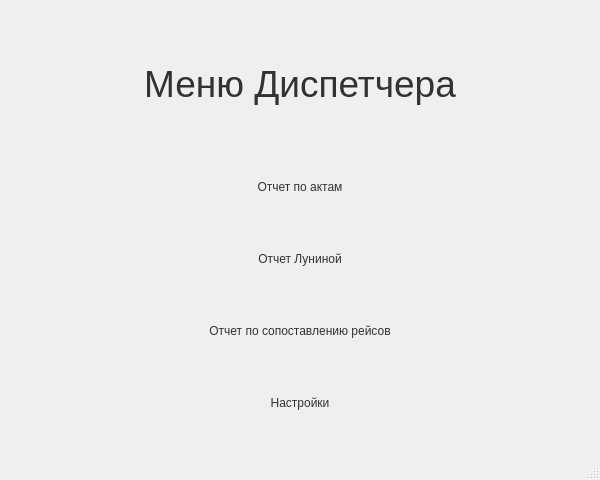
<?xml version="1.0" encoding="UTF-8"?>
<ui version="4.0">
 <class>MainMenu</class>
 <widget class="QMainWindow" name="MainMenu">
  <property name="geometry">
   <rect>
    <x>0</x>
    <y>0</y>
    <width>600</width>
    <height>480</height>
   </rect>
  </property>
  <property name="minimumSize">
   <size>
    <width>600</width>
    <height>480</height>
   </size>
  </property>
  <property name="windowTitle">
   <string>MainMenu</string>
  </property>
  <widget class="QWidget" name="centralwidget">
   <layout class="QGridLayout" name="gridLayout">
    <item row="1" column="0">
     <spacer name="horizontalSpacer">
      <property name="orientation">
       <enum>Qt::Horizontal</enum>
      </property>
      <property name="sizeHint" stdset="0">
       <size>
        <width>40</width>
        <height>20</height>
       </size>
      </property>
     </spacer>
    </item>
    <item row="1" column="2">
     <spacer name="horizontalSpacer_2">
      <property name="orientation">
       <enum>Qt::Horizontal</enum>
      </property>
      <property name="sizeHint" stdset="0">
       <size>
        <width>40</width>
        <height>20</height>
       </size>
      </property>
     </spacer>
    </item>
    <item row="1" column="1">
     <widget class="QPushButton" name="pushButton">
      <property name="minimumSize">
       <size>
        <width>0</width>
        <height>40</height>
       </size>
      </property>
      <property name="styleSheet">
       <string notr="true">font: 14pt &quot;Cantarell&quot;;
font: 600 14pt &quot;Open Sans&quot;;
color: rgb(50, 50, 50);</string>
      </property>
      <property name="text">
       <string>Отчет по актам</string>
      </property>
      <property name="flat">
       <bool>true</bool>
      </property>
     </widget>
    </item>
    <item row="3" column="1">
     <widget class="QPushButton" name="pushButton_2">
      <property name="minimumSize">
       <size>
        <width>0</width>
        <height>40</height>
       </size>
      </property>
      <property name="styleSheet">
       <string notr="true">font: 14pt &quot;Cantarell&quot;;
font: 600 14pt &quot;Open Sans&quot;;
color: rgb(50, 50, 50);</string>
      </property>
      <property name="text">
       <string>Отчет Луниной</string>
      </property>
      <property name="flat">
       <bool>true</bool>
      </property>
     </widget>
    </item>
    <item row="0" column="1">
     <widget class="QLabel" name="label">
      <property name="maximumSize">
       <size>
        <width>16777215</width>
        <height>100</height>
       </size>
      </property>
      <property name="styleSheet">
       <string notr="true">font: 600 25pt &quot;Open Sans&quot;;
color: rgb(50, 50, 50);</string>
      </property>
      <property name="text">
       <string>&lt;html&gt;&lt;head/&gt;&lt;body&gt;&lt;p align=&quot;center&quot;&gt;&lt;span style=&quot; font-size:28pt;&quot;&gt;Меню Диспетчера&lt;/span&gt;&lt;/p&gt;&lt;/body&gt;&lt;/html&gt;</string>
      </property>
     </widget>
    </item>
    <item row="4" column="1">
     <widget class="QPushButton" name="pushButton_3">
      <property name="minimumSize">
       <size>
        <width>0</width>
        <height>40</height>
       </size>
      </property>
      <property name="styleSheet">
       <string notr="true">font: 14pt &quot;Cantarell&quot;;
font: 600 14pt &quot;Open Sans&quot;;
color: rgb(50, 50, 50);</string>
      </property>
      <property name="text">
       <string>Отчет по сопоставлению рейсов</string>
      </property>
      <property name="flat">
       <bool>true</bool>
      </property>
     </widget>
    </item>
    <item row="5" column="1">
     <widget class="QPushButton" name="pushButton_4">
      <property name="minimumSize">
       <size>
        <width>0</width>
        <height>40</height>
       </size>
      </property>
      <property name="styleSheet">
       <string notr="true">font: 14pt &quot;Cantarell&quot;;
font: 600 14pt &quot;Open Sans&quot;;
color: rgb(50, 50, 50);</string>
      </property>
      <property name="text">
       <string>Настройки</string>
      </property>
      <property name="flat">
       <bool>true</bool>
      </property>
     </widget>
    </item>
   </layout>
  </widget>
  <widget class="QMenuBar" name="menubar">
   <property name="geometry">
    <rect>
     <x>0</x>
     <y>0</y>
     <width>600</width>
     <height>21</height>
    </rect>
   </property>
  </widget>
  <widget class="QStatusBar" name="statusbar"/>
 </widget>
 <resources/>
 <connections/>
</ui>
